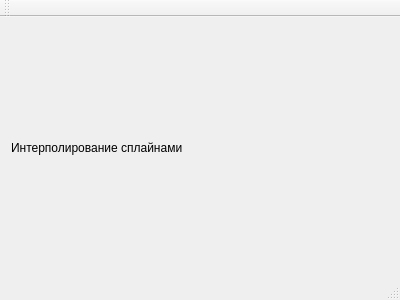
<?xml version="1.0" encoding="UTF-8"?>
<ui version="4.0">
 <class>MainWindow</class>
 <widget class="QMainWindow" name="MainWindow">
  <property name="geometry">
   <rect>
    <x>0</x>
    <y>0</y>
    <width>400</width>
    <height>300</height>
   </rect>
  </property>
  <property name="windowTitle">
   <string>MainWindow</string>
  </property>
  <widget class="QWidget" name="centralWidget">
   <layout class="QHBoxLayout" name="horizontalLayout">
    <item>
     <widget class="Label" name="label">
      <property name="text">
       <string>Интерполирование сплайнами</string>
      </property>
     </widget>
    </item>
   </layout>
  </widget>
  <widget class="QMenuBar" name="menuBar">
   <property name="geometry">
    <rect>
     <x>0</x>
     <y>0</y>
     <width>400</width>
     <height>21</height>
    </rect>
   </property>
  </widget>
  <widget class="QToolBar" name="mainToolBar">
   <attribute name="toolBarArea">
    <enum>TopToolBarArea</enum>
   </attribute>
   <attribute name="toolBarBreak">
    <bool>false</bool>
   </attribute>
  </widget>
  <widget class="QStatusBar" name="statusBar"/>
 </widget>
 <layoutdefault spacing="6" margin="11"/>
 <customwidgets>
  <customwidget>
   <class>Label</class>
   <extends>QLabel</extends>
   <header>label.h</header>
  </customwidget>
 </customwidgets>
 <resources/>
 <connections/>
</ui>
